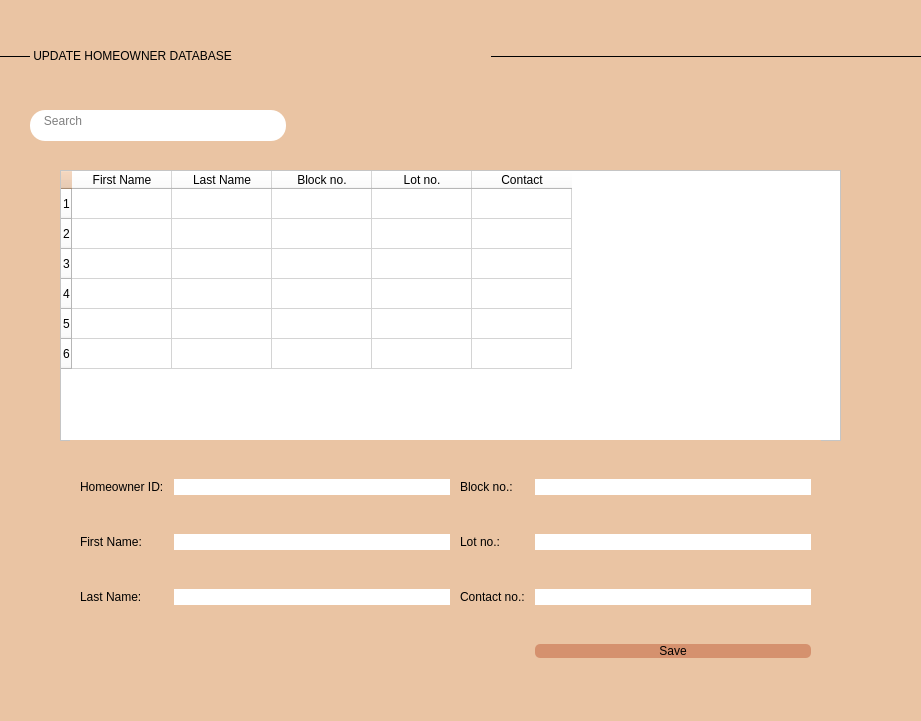
<?xml version="1.0" encoding="UTF-8"?>
<ui version="4.0">
 <class>UPDATE_changeable_panel</class>
 <widget class="QWidget" name="UPDATE_changeable_panel">
  <property name="geometry">
   <rect>
    <x>0</x>
    <y>0</y>
    <width>921</width>
    <height>721</height>
   </rect>
  </property>
  <property name="windowTitle">
   <string>UPDATE</string>
  </property>
  <property name="styleSheet">
   <string notr="true">background-color: rgb(234, 196, 163);
font: 8pt &quot;Reem Kufi&quot;;</string>
  </property>
  <widget class="QLabel" name="update_label">
   <property name="geometry">
    <rect>
     <x>30</x>
     <y>40</y>
     <width>461</width>
     <height>31</height>
    </rect>
   </property>
   <property name="styleSheet">
    <string notr="true">font: 16pt &quot;Reem Kufi&quot;;</string>
   </property>
   <property name="text">
    <string> UPDATE HOMEOWNER DATABASE</string>
   </property>
  </widget>
  <widget class="Line" name="decor_line">
   <property name="geometry">
    <rect>
     <x>0</x>
     <y>46</y>
     <width>921</width>
     <height>20</height>
    </rect>
   </property>
   <property name="frameShadow">
    <enum>QFrame::Plain</enum>
   </property>
   <property name="lineWidth">
    <number>1</number>
   </property>
   <property name="orientation">
    <enum>Qt::Horizontal</enum>
   </property>
  </widget>
  <widget class="QTableWidget" name="update_table">
   <property name="geometry">
    <rect>
     <x>60</x>
     <y>170</y>
     <width>781</width>
     <height>271</height>
    </rect>
   </property>
   <property name="styleSheet">
    <string notr="true">background-color: rgb(255, 255, 255);
font: 10pt &quot;Reem Kufi&quot;;</string>
   </property>
   <property name="editTriggers">
    <set>QAbstractItemView::NoEditTriggers</set>
   </property>
   <property name="sortingEnabled">
    <bool>false</bool>
   </property>
   <attribute name="verticalHeaderCascadingSectionResizes">
    <bool>false</bool>
   </attribute>
   <row>
    <property name="text">
     <string>1</string>
    </property>
   </row>
   <row>
    <property name="text">
     <string>2</string>
    </property>
   </row>
   <row>
    <property name="text">
     <string>3</string>
    </property>
   </row>
   <row>
    <property name="text">
     <string>4</string>
    </property>
   </row>
   <row>
    <property name="text">
     <string>5</string>
    </property>
   </row>
   <row>
    <property name="text">
     <string>6</string>
    </property>
   </row>
   <column>
    <property name="text">
     <string>First Name</string>
    </property>
    <property name="textAlignment">
     <set>AlignCenter</set>
    </property>
   </column>
   <column>
    <property name="text">
     <string>Last Name</string>
    </property>
   </column>
   <column>
    <property name="text">
     <string>Block no.</string>
    </property>
   </column>
   <column>
    <property name="text">
     <string>Lot no.</string>
    </property>
   </column>
   <column>
    <property name="text">
     <string>Contact</string>
    </property>
   </column>
  </widget>
  <widget class="QTextBrowser" name="update_browser">
   <property name="geometry">
    <rect>
     <x>30</x>
     <y>110</y>
     <width>256</width>
     <height>31</height>
    </rect>
   </property>
   <property name="styleSheet">
    <string notr="true">background-color: rgb(255, 255, 255);
font: 8pt &quot;Reem Kufi&quot;;
border-radius: 15px;</string>
   </property>
   <property name="verticalScrollBarPolicy">
    <enum>Qt::ScrollBarAlwaysOff</enum>
   </property>
   <property name="html">
    <string>&lt;!DOCTYPE HTML PUBLIC &quot;-//W3C//DTD HTML 4.0//EN&quot; &quot;http://www.w3.org/TR/REC-html40/strict.dtd&quot;&gt;
&lt;html&gt;&lt;head&gt;&lt;meta name=&quot;qrichtext&quot; content=&quot;1&quot; /&gt;&lt;style type=&quot;text/css&quot;&gt;
p, li { white-space: pre-wrap; }
&lt;/style&gt;&lt;/head&gt;&lt;body style=&quot; font-family:'Reem Kufi'; font-size:8pt; font-weight:400; font-style:normal;&quot;&gt;
&lt;p style=&quot;-qt-paragraph-type:empty; margin-top:0px; margin-bottom:0px; margin-left:8px; margin-right:0px; -qt-block-indent:0; text-indent:0px;&quot;&gt;&lt;br /&gt;&lt;/p&gt;&lt;/body&gt;&lt;/html&gt;</string>
   </property>
   <property name="placeholderText">
    <string>   Search</string>
   </property>
  </widget>
  <widget class="QPushButton" name="search_btn_update">
   <property name="geometry">
    <rect>
     <x>290</x>
     <y>110</y>
     <width>41</width>
     <height>31</height>
    </rect>
   </property>
   <property name="styleSheet">
    <string notr="true">QPushButton {
   border-radius: 15px;
}

QPushButton:enabled {
   background-color: #EAC4A3;
   color: white;
}

QPushButton:pressed {
   background-color: #CE8865;
   color: #ffffff;
}

QPushButton:hover:!pressed {
   background-color: #D5916E;
   color: #008080;
}

QPushButton:disabled {
   background-color: #EAC4A3;
   color: #ffffff;
}</string>
   </property>
   <property name="text">
    <string/>
   </property>
   <property name="icon">
    <iconset>
     <normaloff>../../../../Downloads/search (2).png</normaloff>../../../../Downloads/search (2).png</iconset>
   </property>
   <property name="iconSize">
    <size>
     <width>20</width>
     <height>20</height>
    </size>
   </property>
  </widget>
  <widget class="QWidget" name="gridLayoutWidget">
   <property name="geometry">
    <rect>
     <x>70</x>
     <y>440</y>
     <width>751</width>
     <height>261</height>
    </rect>
   </property>
   <layout class="QGridLayout" name="gridLayout" rowstretch="0,0,0,0,0" columnstretch="0,0,0,0" rowminimumheight="0,0,0,0,0" columnminimumwidth="1,1,1,1">
    <property name="leftMargin">
     <number>10</number>
    </property>
    <property name="topMargin">
     <number>10</number>
    </property>
    <property name="rightMargin">
     <number>10</number>
    </property>
    <property name="bottomMargin">
     <number>10</number>
    </property>
    <property name="spacing">
     <number>10</number>
    </property>
    <item row="0" column="2">
     <widget class="QLabel" name="update_block_label">
      <property name="styleSheet">
       <string notr="true">font: 10pt &quot;Reem Kufi&quot;;</string>
      </property>
      <property name="text">
       <string>Block no.:</string>
      </property>
     </widget>
    </item>
    <item row="0" column="0">
     <widget class="QLabel" name="update_HO_ID_label">
      <property name="styleSheet">
       <string notr="true">font: 10pt &quot;Reem Kufi&quot;;</string>
      </property>
      <property name="text">
       <string>Homeowner ID:</string>
      </property>
     </widget>
    </item>
    <item row="0" column="1">
     <widget class="QLineEdit" name="HO_ID_update">
      <property name="styleSheet">
       <string notr="true">background-color: rgb(255, 255, 255);
border-radius: 10px;
font: 10pt &quot;Reem Kufi&quot;;</string>
      </property>
      <property name="alignment">
       <set>Qt::AlignLeading|Qt::AlignLeft|Qt::AlignVCenter</set>
      </property>
     </widget>
    </item>
    <item row="0" column="3">
     <widget class="QLineEdit" name="block_update">
      <property name="styleSheet">
       <string notr="true">background-color: rgb(255, 255, 255);
border-radius: 10px;
font: 10pt &quot;Reem Kufi&quot;;</string>
      </property>
     </widget>
    </item>
    <item row="1" column="0">
     <widget class="QLabel" name="update_fname_label">
      <property name="styleSheet">
       <string notr="true">font: 10pt &quot;Reem Kufi&quot;;</string>
      </property>
      <property name="text">
       <string>First Name:</string>
      </property>
     </widget>
    </item>
    <item row="1" column="1">
     <widget class="QLineEdit" name="fname_update">
      <property name="styleSheet">
       <string notr="true">background-color: rgb(255, 255, 255);
border-radius: 10px;
font: 10pt &quot;Reem Kufi&quot;;</string>
      </property>
     </widget>
    </item>
    <item row="1" column="3">
     <widget class="QLineEdit" name="lot_update">
      <property name="styleSheet">
       <string notr="true">background-color: rgb(255, 255, 255);
border-radius: 10px;
font: 10pt &quot;Reem Kufi&quot;;</string>
      </property>
     </widget>
    </item>
    <item row="1" column="2">
     <widget class="QLabel" name="update_lot_label">
      <property name="styleSheet">
       <string notr="true">font: 10pt &quot;Reem Kufi&quot;;</string>
      </property>
      <property name="text">
       <string>Lot no.:</string>
      </property>
     </widget>
    </item>
    <item row="2" column="0">
     <widget class="QLabel" name="update_lname_label">
      <property name="styleSheet">
       <string notr="true">font: 10pt &quot;Reem Kufi&quot;;</string>
      </property>
      <property name="text">
       <string>Last Name:</string>
      </property>
     </widget>
    </item>
    <item row="2" column="1">
     <widget class="QLineEdit" name="lname_update">
      <property name="styleSheet">
       <string notr="true">background-color: rgb(255, 255, 255);
border-radius: 10px;
font: 10pt &quot;Reem Kufi&quot;;</string>
      </property>
     </widget>
    </item>
    <item row="2" column="3">
     <widget class="QLineEdit" name="contact_update">
      <property name="styleSheet">
       <string notr="true">background-color: rgb(255, 255, 255);
border-radius: 10px;
font: 10pt &quot;Reem Kufi&quot;;</string>
      </property>
     </widget>
    </item>
    <item row="2" column="2">
     <widget class="QLabel" name="update_contact_label">
      <property name="styleSheet">
       <string notr="true">font: 10pt &quot;Reem Kufi&quot;;</string>
      </property>
      <property name="text">
       <string>Contact no.:</string>
      </property>
     </widget>
    </item>
    <item row="3" column="3">
     <widget class="QPushButton" name="update_save_btn">
      <property name="styleSheet">
       <string notr="true">QPushButton{
	border-radius: 5px;
}
QPushButton:enabled {
   background-color: #d5916e;
   color: #fffff;
font: 10pt &quot;Reem Kufi&quot;;
border-radius: 5px;
}

QPushButton:pressed {
   background-color: #c88868;
   color: #000000;
border-radius: 5px;
}

QPushButton:hover:!pressed {
   background-color: #d5916e;
   color: #ffffff;
border-radius: 5px;
}

QPushButton:disabled {
   background-color: #d5916e;
   color: #000000;
border-radius: 5px;
}
</string>
      </property>
      <property name="text">
       <string>Save</string>
      </property>
     </widget>
    </item>
   </layout>
  </widget>
  <zorder>decor_line</zorder>
  <zorder>update_label</zorder>
  <zorder>update_table</zorder>
  <zorder>update_browser</zorder>
  <zorder>search_btn_update</zorder>
  <zorder>gridLayoutWidget</zorder>
 </widget>
 <resources/>
 <connections/>
</ui>
